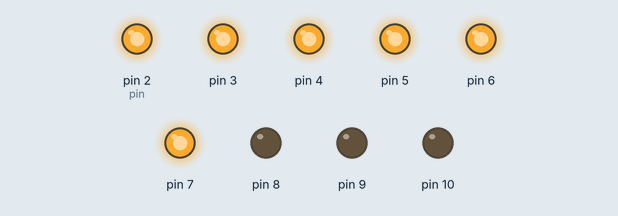
Recording of a sketch running on a simulated Arduino Uno, built with avr-gcc and run on an emulated ATmega328P. Shown: output pins drawn as LEDs (lit = HIGH).

Above: at 0.5 s.
At 2.5 s:
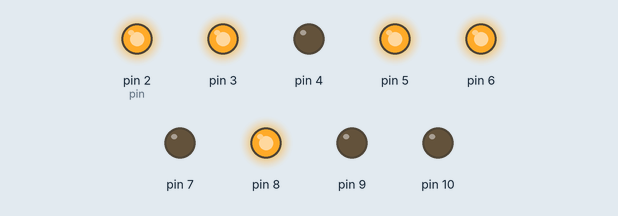
At 3.5 s:
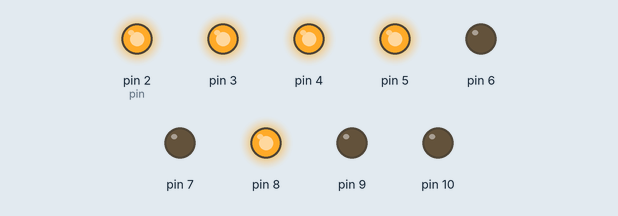
At 5.5 s:
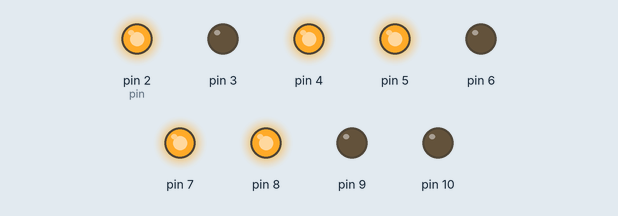
At 8.5 s:
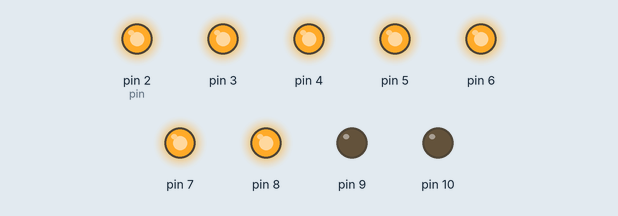
At 11.5 s:
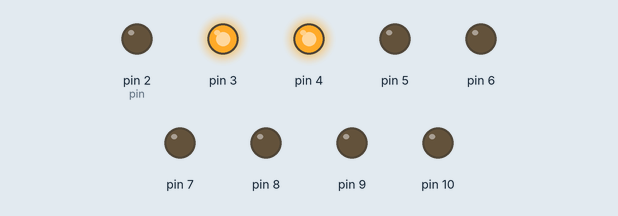
Timing chart, 0 to 13.0 s (numbered marks = the images above):
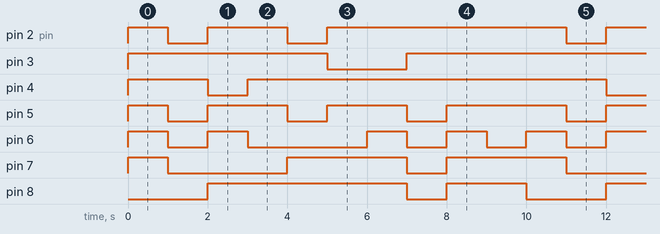

Measured:
- by itself, pin 2 (pin): repeats every 10.0 s: LOW 1.0 s, HIGH 2.0 s, LOW 1.0 s, HIGH 6.0 s
- by itself, pin 3: repeats every 10.0 s: LOW 2.0 s, HIGH 8.0 s
- by itself, pin 4: repeats every 10.0 s: LOW 1.0 s, HIGH 9.0 s
- by itself, pin 5: repeats every 10.0 s: 2 × (LOW 1.0 s, HIGH 2.0 s), LOW 1.0 s, HIGH 3.0 s
- by itself, pin 6: repeats every 10.0 s: LOW 1.0 s, HIGH 1.0 s, LOW 3.0 s, 2 × (HIGH 1.0 s, LOW 1.0 s), HIGH 1.0 s
- by itself, pin 7: repeats every 10.0 s: LOW 3.0 s, HIGH 3.0 s, LOW 1.0 s, HIGH 3.0 s
- by itself, pin 8: repeats every 10.0 s: LOW 1.0 s, HIGH 2.0 s, LOW 2.0 s, HIGH 5.0 s

The sketch:

day5-7segdisplayusingarray.ino
```cpp
void setup() {
  for(int i=2;i<=10;i++)
  {
    pinMode(i,OUTPUT);
  }
  digitalWrite(10,LOW);
  }
void loop() {
  int a[10][8]={{1,1,1,1,1,1,0,0},{0,1,1,0,0,0,0,0},{1,1,0,1,1,0,1,0},{1,1,1,1,0,0,1,0},{0,1,1,0,0,1,1,0},{1,0,1,1,0,1,1,0},{1,0,1,1,1,1,1,0},{1,1,1,0,0,0,0},{1,1,1,1,1,1,1,0},{1,1,1,1,0,1,1,0}};
 int pin;
  for(int i=0;i<=9;i++)

  {
    for(int j=0;j<=7;j++)
  {
    digitalWrite(pin,a[i][j]);
    pin++;}
    pin=2;
    delay(1000);
  }
}
```
